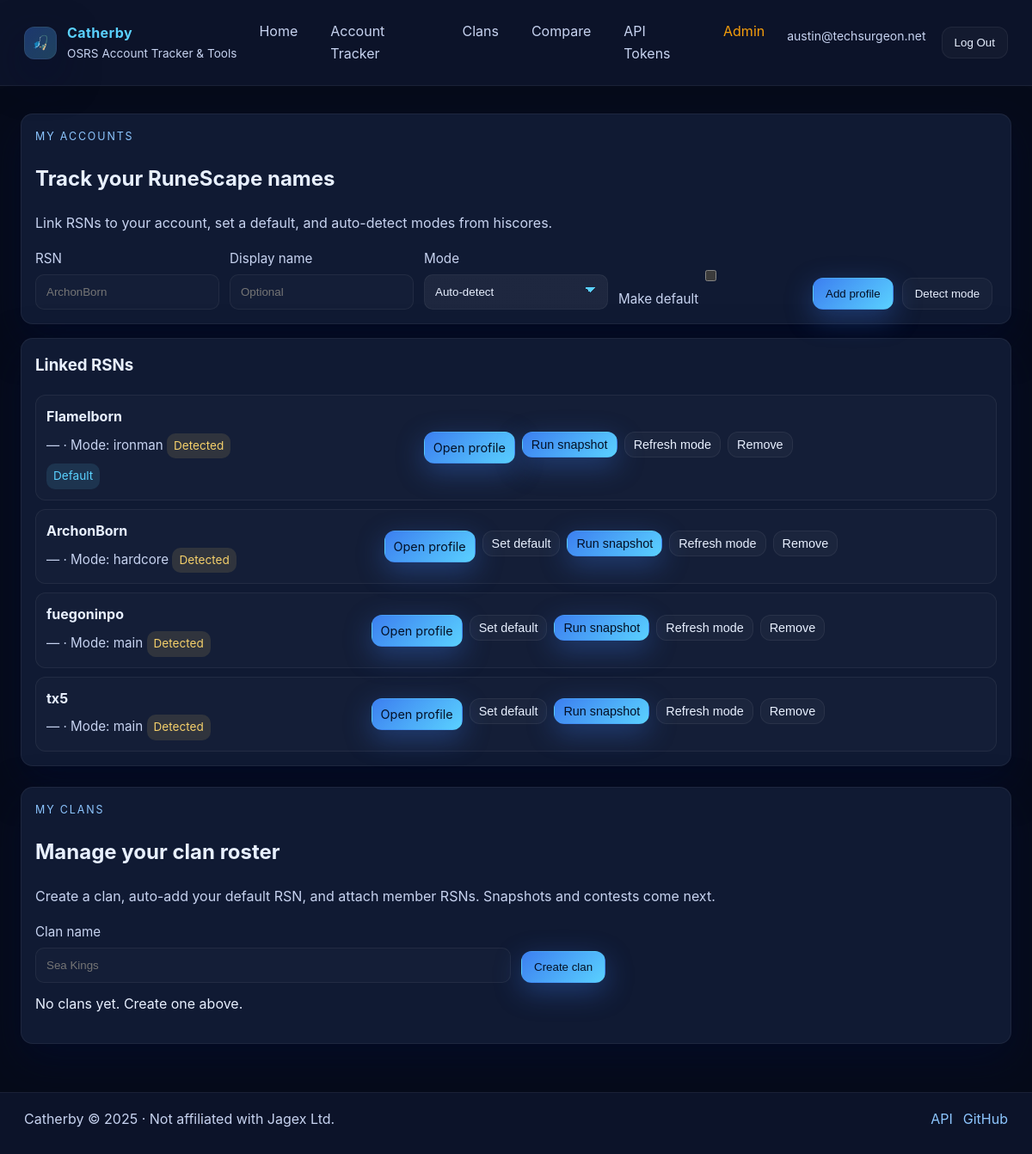
Page /profiles (signed in) on the committed database.
### tables this page shows
CREATE TABLE users (
id INTEGER PRIMARY KEY AUTOINCREMENT,
email TEXT UNIQUE NOT NULL,
password_hash TEXT NOT NULL,
is_active INTEGER DEFAULT 1,
is_admin INTEGER DEFAULT 0,
created_at DATETIME DEFAULT CURRENT_TIMESTAMP,
updated_at DATETIME DEFAULT CURRENT_TIMESTAMP,
last_login_at DATETIME
, failed_login_attempts INTEGER DEFAULT 0, locked_until DATETIME, last_failed_login DATETIME, email_verified INTEGER DEFAULT 0, verification_token TEXT, verification_expires DATETIME);

CREATE TABLE user_accounts (
id INTEGER PRIMARY KEY AUTOINCREMENT,
user_id INTEGER NOT NULL,
account_id INTEGER NOT NULL,
role TEXT DEFAULT 'owner', -- owner | editor | viewer
is_default INTEGER DEFAULT 0,
created_at DATETIME DEFAULT CURRENT_TIMESTAMP,
FOREIGN KEY (user_id) REFERENCES users(id) ON DELETE CASCADE,
FOREIGN KEY (account_id) REFERENCES accounts(id) ON DELETE CASCADE,
UNIQUE(user_id, account_id)
);

CREATE TABLE accounts (
id INTEGER PRIMARY KEY AUTOINCREMENT,
name TEXT UNIQUE NOT NULL,
display_name TEXT,
default_mode TEXT DEFAULT 'main',
created_at DATETIME DEFAULT CURRENT_TIMESTAMP,
updated_at DATETIME DEFAULT CURRENT_TIMESTAMP,
active INTEGER DEFAULT 1,
metadata TEXT DEFAULT '{}'
);

### web/routes/profiles.py (the view)
@router.get("/profiles", response_class=HTMLResponse)
async def profiles(request: Request):
    user = require_user(request)
    links = account_service.list_user_accounts(user["id"])
    clans = clan_service.list_clans_for_user(user["id"])
    modes = ["auto"] + list(["main", "ironman", "hardcore", "ultimate", "deadman", "tournament", "seasonal"])
    return templates.TemplateResponse(
        "profiles.html",
        {
            "request": request,
            "user": user,
            "links": links,
            "clans": clans,
            "csrf_token": get_csrf_token(request),
            "modes": modes,
        },
    )

### web/templates/profiles.html (shortened to what this page needs)
{% extends "base.html" %}
{% block content %}
<section class="card" style="margin-bottom:16px;">
  <div class="card-header">
    <div>
      <p class="eyebrow">My Accounts</p>
      <h2>Track your RuneScape names</h2>
      <p class="lede">Link RSNs to your account, set a default, and auto-detect modes from hiscores.</p>
    </div>
  </div>
  <form method="post" action="/profiles/add" class="form inline">
    <label>RSN
      <input type="text" name="name" required placeholder="ArchonBorn">
    </label>
    <label>Display name
      <input type="text" name="display_name" placeholder="Optional">
    </label>
    <label>Mode
      <select name="mode">
        {% for mode in modes %}
          <option value="{{ mode }}">{{ 'Auto-detect' if mode == 'auto' else mode }}</option>
        {% endfor %}
      </select>
    </label>
    <label>
      <input type="checkbox" name="make_default" value="true"> Make default
    </label>
    <div class="form-actions">
      <button class="btn primary" type="submit">Add profile</button>
      <button class="btn ghost" type="button" hx-post="/profiles/detect" hx-include="closest form" hx-target="#detect-result" hx-swap="innerHTML">Detect mode</button>
    </div>
  </form>
</section>
<section class="card" style="margin-bottom:24px;">
  <h3>Linked RSNs</h3>
  {% if links %}
    <div class="list">
      {% for link in links %}
        <div class="list-row">
          <div>
            <div class="list-title">{{ link.name }}</div>
            <div class="list-sub" id="mode-display-{{ link.id }}">
              {{ link.display_name or '—' }}
              · Mode: {{ link.cached_mode or link.default_mode or 'main' }}
              {% if link.cached_mode %}<span class="pill soft">Detected</span>{% endif %}
            </div>
            {% if link.is_default %}
              <span class="pill">Default</span>
            {% endif %}
          </div>
          <div class="list-actions">
            <a class="btn primary small" href="/profiles/{{ link.name }}">Open profile</a>
            {% if not link.is_default %}
              <form method="post" action="/profiles/default">
                <button class="btn ghost small" type="submit">Set default</button>
              </form>
            {% endif %}
            <form hx-post="/snapshots/run" hx-target="#snapshot-result-{{ link.id }}" hx-swap="outerHTML" class="snapshot-form">
              <button class="btn primary small" type="submit">Run snapshot</button>
            </form>
            <form hx-post="/profiles/refresh-mode" hx-target="#mode-display-{{ link.id }}" hx-swap="outerHTML">
              <button class="btn ghost small" type="submit">Refresh mode</button>
            </form>
            <form method="post" action="/profiles/remove">
              <button class="btn ghost small" type="submit">Remove</button>
            </form>
          </div>
        </div>
      {% endfor %}
    </div>
  {% else %}
    <p class="ink-2">No RSNs linked yet. Add one above.</p>
  {% endif %}
</section>
<section class="card">
  <div class="card-header">
    <div>
      <p class="eyebrow">My Clans</p>
      <h2>Manage your clan roster</h2>
      <p class="lede">Create a clan, auto-add your default RSN, and attach member RSNs. Snapshots and contests come next.</p>
    </div>
  </div>
  <form method="post" action="/clans/create" class="form inline">
    <label>Clan name
      <input type="text" name="name" required placeholder="Sea Kings">
    </label>
    <div class="form-actions">
      <button class="btn primary" type="submit">Create clan</button>
    </div>
  </form>
  {% if clans %}
    <div class="list" style="margin-top:12px;">
      {% for clan in clans %}
        <div class="list-row">
          <div>
            <div class="list-title"><a href="/clans/{{ clan.slug }}" class="nav-link">{{ clan.name }}</a></div>
            <div class="list-sub">Members: {{ clan.member_count }} · Slug: {{ clan.slug }}</div>
          </div>
          <div class="list-actions">
            <form method="post" action="/clans/add-member" class="form inline">
              <input type="hidden" name="csrf_token" value="{{ csrf_token }}">
              <input type="hidden" name="clan_id" value="{{ clan.id }}">
              <label style="min-width:160px">
                <input type="text" name="account_name" placeholder="RSN to add" required>
              </label>
              <label style="min-width:140px">
                <select name="mode">
                  {% for mode in modes %}
                    <option value="{{ mode }}">{{ 'Auto-detect' if mode == 'auto' else mode }}</option>
                  {% endfor %}
                </select>
              </label>
              <button class="btn ghost small" type="submit">Add member</button>
            </form>
            <a class="btn primary small" href="/clans/{{ clan.slug }}">Manage</a>
          </div>
        </div>
      {% endfor %}
    </div>
  {% else %}
    <p class="ink-2" style="margin-top:12px;">No clans yet. Create one above.</p>
  {% endif %}
</section>
{% endblock %}

### web/templates/base.html (shortened to what this page needs)
<!doctype html>
<html lang="en" class="theme-dark">
<head>
  <link rel="stylesheet" href="/static/css/theme.css">
  <link rel="stylesheet" href="/static/css/clan.css">
</head>
<body>
  <div class="page">
<header class="topbar" data-nav-open="false">
  <div class="topbar-row">
    <a href="/" class="brand" style="text-decoration: none;">
      <div class="brand-mark">🎣</div>
      <div>
        <div class="brand-title">Catherby</div>
        <div class="brand-sub">OSRS Account Tracker & Tools</div>
      </div>
    </a>
    <nav class="nav-links desktop-only" hx-boost="true">
      <a href="/" class="nav-link">Home</a>
      <a href="/profiles" class="nav-link">Account Tracker</a>
      <a href="/clans" class="nav-link">Clans</a>
      <a href="/compare" class="nav-link">Compare</a>
      {% if user %}
        <a href="/auth/tokens" class="nav-link">API Tokens</a>
        {% if request.session.get("is_admin") %}
          <a href="/admin/" class="nav-link" style="color: #f59e0b;">Admin</a>
        {% endif %}
      {% endif %}
    </nav>
    <div class="nav-actions desktop-only">
      {% if user %}
        <span style="color: var(--text-muted); font-size: 0.875rem; margin-right: 0.5rem;">{{ user.email }}</span>
        <form method="post" action="/auth/logout">
          <button class="btn ghost" type="submit">Log Out</button>
        </form>
      {% else %}
        <a class="btn ghost" href="/auth/login">Log In</a>
        <a class="btn primary" href="/auth/register">Sign Up</a>
      {% endif %}
    </div>
  </div>
</header>
    <main class="main">
      {% block content %}{% endblock %}
    </main>
    <footer class="footer">
      <div>Catherby &copy; 2025 &middot; Not affiliated with Jagex Ltd.</div>
      <div class="footer-links">
        <a href="/api/docs">API</a>
        <a href="https://github.com/austin/catherby">GitHub</a>
      </div>
    </footer>
  </div>
</body>
</html>

### rows in the picture
users: email "austin@techsurgeon.net"
user_accounts: name "Flamelborn", display_name "—", cached_mode "ironman", is_default "Default"
user_accounts: name "ArchonBorn", display_name "—", cached_mode "hardcore"
user_accounts: name "fuegoninpo", display_name "—", cached_mode "main"
user_accounts: name "tx5", display_name "—", cached_mode "main"

### other values in the picture
form field mode "Auto-detect"
